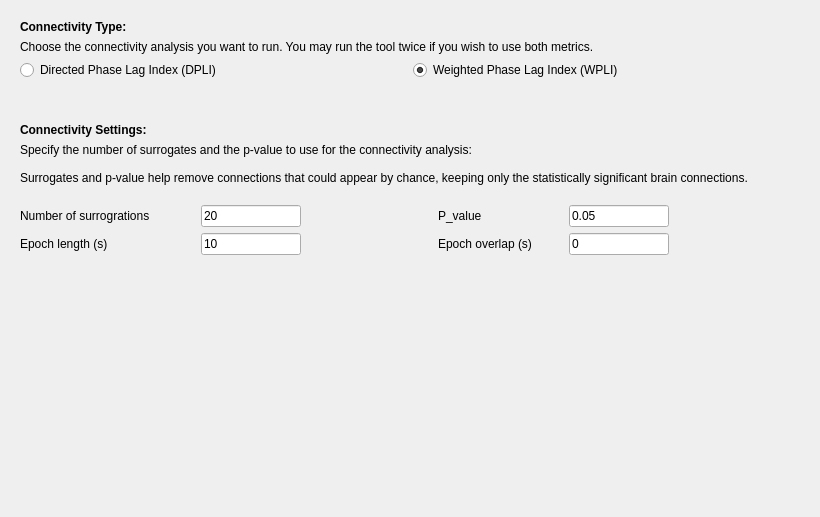
<?xml version="1.0" encoding="UTF-8"?>
<ui version="4.0">
 <class>ConnectivitySettings</class>
 <widget class="QWidget" name="ConnectivitySettings">
  <property name="geometry">
   <rect>
    <x>0</x>
    <y>0</y>
    <width>820</width>
    <height>517</height>
   </rect>
  </property>
  <property name="windowTitle">
   <string/>
  </property>
  <property name="styleSheet">
   <string notr="true">font: 12pt &quot;Roboto&quot;;</string>
  </property>
  <layout class="QVBoxLayout" name="verticalLayout">
   <property name="spacing">
    <number>25</number>
   </property>
   <item>
    <widget class="QFrame" name="frame_2">
     <property name="frameShape">
      <enum>QFrame::Shape::NoFrame</enum>
     </property>
     <property name="frameShadow">
      <enum>QFrame::Shadow::Raised</enum>
     </property>
     <layout class="QVBoxLayout" name="verticalLayout_4">
      <item>
       <widget class="QLabel" name="label_2">
        <property name="text">
         <string>&lt;html&gt;&lt;head/&gt;&lt;body&gt;&lt;p&gt;&lt;span style=&quot; font-weight:700;&quot;&gt;Connectivity Type:&lt;/span&gt;&lt;/p&gt;&lt;/body&gt;&lt;/html&gt;</string>
        </property>
       </widget>
      </item>
      <item>
       <widget class="QLabel" name="label_4">
        <property name="text">
         <string>Choose the connectivity analysis you want to run. You may run the tool twice if you wish to use both metrics.</string>
        </property>
       </widget>
      </item>
      <item>
       <layout class="QHBoxLayout" name="horizontalLayout_2">
        <item>
         <widget class="QRadioButton" name="dpli_radioButton">
          <property name="text">
           <string>Directed Phase Lag Index (DPLI)</string>
          </property>
          <attribute name="buttonGroup">
           <string notr="true">buttonGroup</string>
          </attribute>
         </widget>
        </item>
        <item>
         <widget class="QRadioButton" name="wpli_radioButton">
          <property name="text">
           <string>Weighted Phase Lag Index (WPLI)</string>
          </property>
          <property name="checked">
           <bool>true</bool>
          </property>
          <attribute name="buttonGroup">
           <string notr="true">buttonGroup</string>
          </attribute>
         </widget>
        </item>
       </layout>
      </item>
     </layout>
    </widget>
   </item>
   <item>
    <widget class="QFrame" name="frame">
     <property name="frameShape">
      <enum>QFrame::Shape::NoFrame</enum>
     </property>
     <property name="frameShadow">
      <enum>QFrame::Shadow::Raised</enum>
     </property>
     <layout class="QVBoxLayout" name="verticalLayout_5">
      <item>
       <widget class="QLabel" name="label_3">
        <property name="text">
         <string>&lt;html&gt;&lt;head/&gt;&lt;body&gt;&lt;p&gt;&lt;span style=&quot; font-weight:700;&quot;&gt;Connectivity Settings:&lt;/span&gt;&lt;/p&gt;&lt;/body&gt;&lt;/html&gt;</string>
        </property>
       </widget>
      </item>
      <item>
       <widget class="QLabel" name="label">
        <property name="text">
         <string>Specify the number of surrogates and the p-value to use for the connectivity analysis:

Surrogates and p-value help remove connections that could appear by chance, keeping only the statistically significant brain connections.
</string>
        </property>
        <property name="wordWrap">
         <bool>true</bool>
        </property>
       </widget>
      </item>
      <item>
       <layout class="QHBoxLayout" name="horizontalLayout_7">
        <item>
         <layout class="QVBoxLayout" name="verticalLayout_2">
          <item>
           <layout class="QHBoxLayout" name="horizontalLayout_5">
            <item>
             <widget class="QLabel" name="num_surr_label">
              <property name="minimumSize">
               <size>
                <width>175</width>
                <height>0</height>
               </size>
              </property>
              <property name="text">
               <string>Number of surrogrations</string>
              </property>
             </widget>
            </item>
            <item>
             <widget class="QLineEdit" name="num_surr_lineedit">
              <property name="maximumSize">
               <size>
                <width>100</width>
                <height>16777215</height>
               </size>
              </property>
              <property name="text">
               <string>20</string>
              </property>
              <property name="maxLength">
               <number>3</number>
              </property>
             </widget>
            </item>
            <item>
             <spacer name="horizontalSpacer_4">
              <property name="orientation">
               <enum>Qt::Orientation::Horizontal</enum>
              </property>
              <property name="sizeHint" stdset="0">
               <size>
                <width>40</width>
                <height>20</height>
               </size>
              </property>
             </spacer>
            </item>
           </layout>
          </item>
          <item>
           <layout class="QHBoxLayout" name="horizontalLayout_4">
            <item>
             <widget class="QLabel" name="epoch_length_label">
              <property name="minimumSize">
               <size>
                <width>175</width>
                <height>0</height>
               </size>
              </property>
              <property name="text">
               <string>Epoch length (s)</string>
              </property>
             </widget>
            </item>
            <item>
             <widget class="QLineEdit" name="epoch_length_lineEdit">
              <property name="maximumSize">
               <size>
                <width>100</width>
                <height>16777215</height>
               </size>
              </property>
              <property name="text">
               <string>10</string>
              </property>
              <property name="maxLength">
               <number>3</number>
              </property>
             </widget>
            </item>
            <item>
             <spacer name="horizontalSpacer_3">
              <property name="orientation">
               <enum>Qt::Orientation::Horizontal</enum>
              </property>
              <property name="sizeHint" stdset="0">
               <size>
                <width>40</width>
                <height>20</height>
               </size>
              </property>
             </spacer>
            </item>
           </layout>
          </item>
         </layout>
        </item>
        <item>
         <spacer name="horizontalSpacer">
          <property name="orientation">
           <enum>Qt::Orientation::Horizontal</enum>
          </property>
          <property name="sizeHint" stdset="0">
           <size>
            <width>40</width>
            <height>20</height>
           </size>
          </property>
         </spacer>
        </item>
        <item>
         <layout class="QVBoxLayout" name="verticalLayout_3">
          <item>
           <layout class="QHBoxLayout" name="horizontalLayout">
            <item>
             <widget class="QLabel" name="p_value_label">
              <property name="minimumSize">
               <size>
                <width>125</width>
                <height>0</height>
               </size>
              </property>
              <property name="text">
               <string>P_value</string>
              </property>
             </widget>
            </item>
            <item>
             <widget class="QLineEdit" name="p_value_lineedit">
              <property name="maximumSize">
               <size>
                <width>100</width>
                <height>16777215</height>
               </size>
              </property>
              <property name="text">
               <string>0.05</string>
              </property>
              <property name="maxLength">
               <number>4</number>
              </property>
             </widget>
            </item>
            <item>
             <spacer name="horizontalSpacer_5">
              <property name="orientation">
               <enum>Qt::Orientation::Horizontal</enum>
              </property>
              <property name="sizeHint" stdset="0">
               <size>
                <width>40</width>
                <height>20</height>
               </size>
              </property>
             </spacer>
            </item>
           </layout>
          </item>
          <item>
           <layout class="QHBoxLayout" name="horizontalLayout_3">
            <item>
             <widget class="QLabel" name="epoch_overlap_label">
              <property name="minimumSize">
               <size>
                <width>125</width>
                <height>0</height>
               </size>
              </property>
              <property name="text">
               <string>Epoch overlap (s)</string>
              </property>
             </widget>
            </item>
            <item>
             <widget class="QLineEdit" name="epoch_overlap_lineEdit">
              <property name="maximumSize">
               <size>
                <width>100</width>
                <height>16777215</height>
               </size>
              </property>
              <property name="text">
               <string>0</string>
              </property>
              <property name="maxLength">
               <number>3</number>
              </property>
             </widget>
            </item>
            <item>
             <spacer name="horizontalSpacer_6">
              <property name="orientation">
               <enum>Qt::Orientation::Horizontal</enum>
              </property>
              <property name="sizeHint" stdset="0">
               <size>
                <width>40</width>
                <height>20</height>
               </size>
              </property>
             </spacer>
            </item>
           </layout>
          </item>
         </layout>
        </item>
        <item>
         <spacer name="horizontalSpacer_2">
          <property name="orientation">
           <enum>Qt::Orientation::Horizontal</enum>
          </property>
          <property name="sizeHint" stdset="0">
           <size>
            <width>40</width>
            <height>20</height>
           </size>
          </property>
         </spacer>
        </item>
       </layout>
      </item>
     </layout>
    </widget>
   </item>
   <item>
    <spacer name="verticalSpacer">
     <property name="orientation">
      <enum>Qt::Orientation::Vertical</enum>
     </property>
     <property name="sizeHint" stdset="0">
      <size>
       <width>20</width>
       <height>40</height>
      </size>
     </property>
    </spacer>
   </item>
  </layout>
 </widget>
 <resources>
  <include location="../../../../../snooz-toolbox/src/main/python/ui/themes/themes.qrc"/>
 </resources>
 <connections/>
 <buttongroups>
  <buttongroup name="buttonGroup"/>
 </buttongroups>
</ui>
